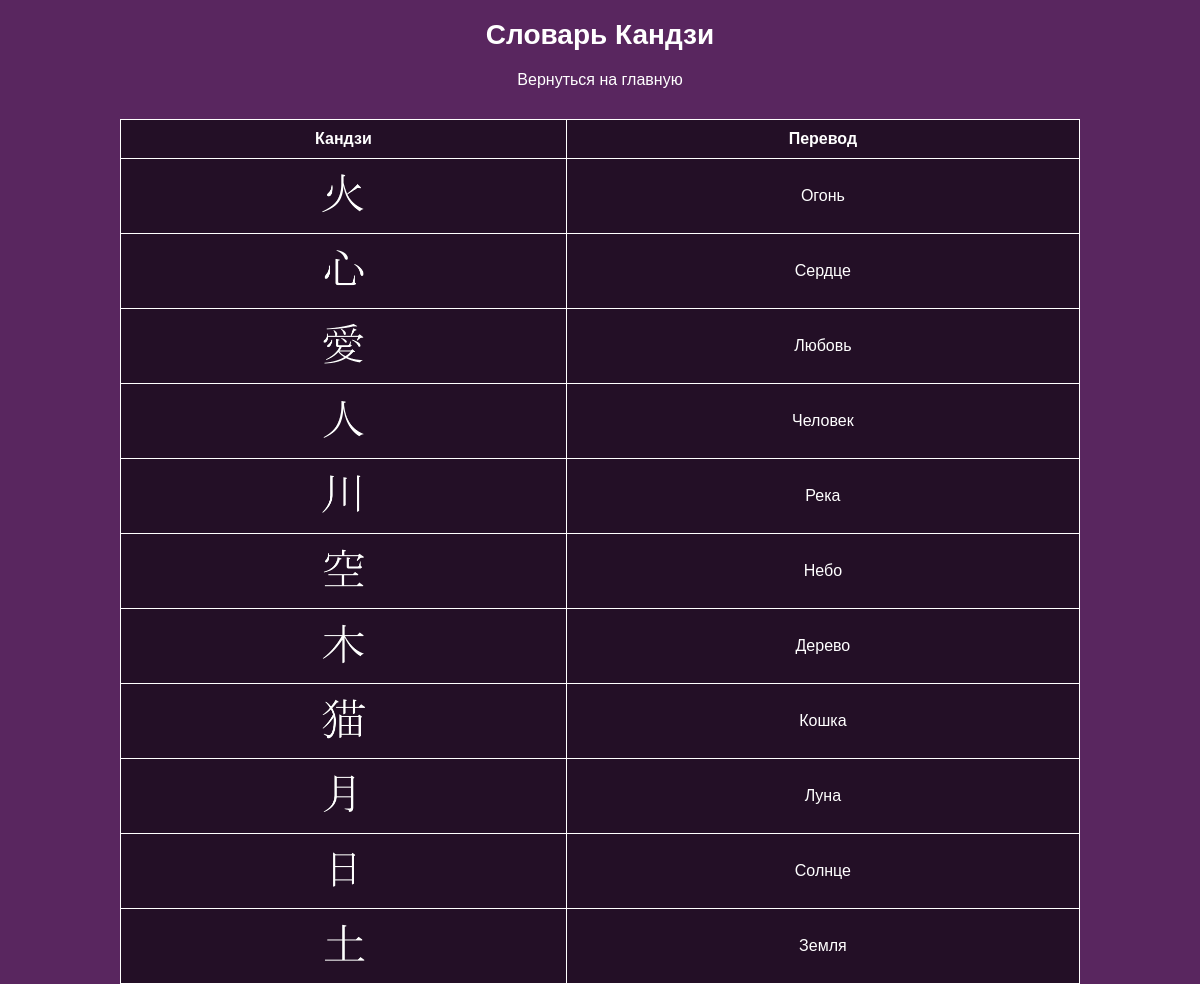
Page /dictionary/ on the committed database.
### game/models.py (models this page shows, shortened)
class Kanji(models.Model):
    image = models.ImageField(upload_to='kanji_images/')
    correct_translation = models.CharField(max_length=100)

### game/views.py (the view)
# urls.py: path('dictionary/', views.dictionary, name='dictionary'),
def dictionary(request):
    all_kanji = Kanji.objects.all()
    return render(request, 'game/dictionary.html', {'kanji_list': all_kanji})

### templates/game/dictionary.html (shortened to what this page needs)
<!DOCTYPE html>
<html lang="ru">
<head>
    {% load static %}
</head>
<body>
    <h1>Словарь Кандзи</h1>
    <a class="back-btn" href="{% url 'home' %}">Вернуться на главную</a>
    <table>
        <thead>
            <tr>
                <th>Кандзи</th>
                <th>Перевод</th>
            </tr>
        </thead>
        <tbody>
            {% for kanji in kanji_list %}
            <tr>
                <td><img src="{{ kanji.image.url }}" alt="kanji" height="50"></td>
                <td>{{ kanji.correct_translation }}</td>
            </tr>
            {% empty %}
            <tr><td colspan="4">Словарь пуст.</td></tr>
            {% endfor %}
        </tbody>
    </table>
</body>
</html>

### rows in the picture
Kanji: image (picture), correct_translation "Огонь"
Kanji: image (picture), correct_translation "Сердце"
Kanji: image (picture), correct_translation "Любовь"
Kanji: image (picture), correct_translation "Человек"
Kanji: image (picture), correct_translation "Река"
Kanji: image (picture), correct_translation "Небо"
Kanji: image (picture), correct_translation "Дерево"
Kanji: image (picture), correct_translation "Кошка"
Kanji: image (picture), correct_translation "Луна"
Kanji: image (picture), correct_translation "Солнце"
Kanji: image (picture), correct_translation "Земля"
